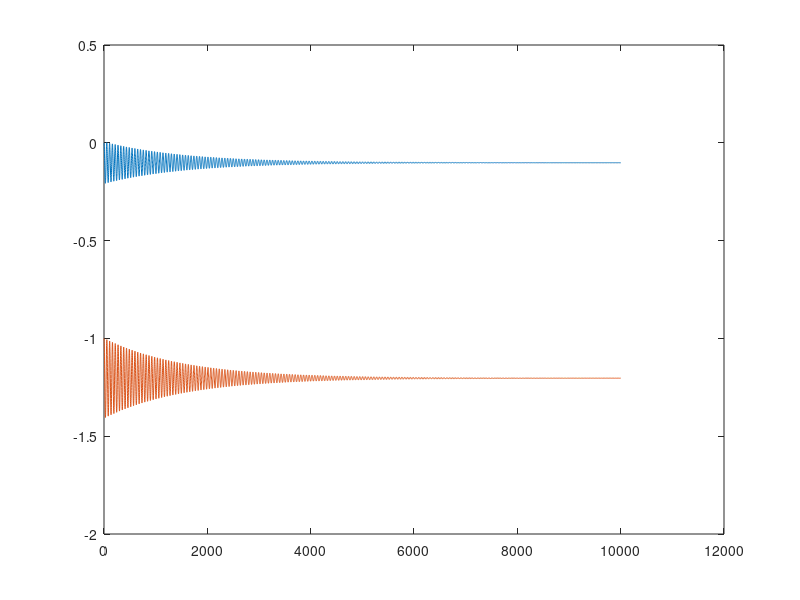

The MATLAB script that drew this image:
% This tests a two particle mass-spring-damper system with particle 1 connect to ground and 
% particle 2 connected to particle 1. Particle 2 is much heavier than particle 1 and the
% simulation can go unstable if the soft constraint is made too stiff.
% Stability is improved by adding a relaxation step that applies the rigid constraint after
% the position update.

% no relax stable up to 13.5 Hz
% with relax stable up to 20.5 Hz
relax = 1;
hertz = 20.5;

ys = [0;-1];
vs = [0;0];
ms = [0.167;0.000995];
km = [ms(1);ms(1) + ms(2)];
em = [1/km(1); 1/km(2)];
h = 1/60;
% no damping
zeta = 0;
omega = 2 * pi * hertz;
biasCoeff = omega / (2 * zeta + h * omega);
c = h * omega * (2 * zeta + h * omega);
impulseCoeff = 1 / (1 + c);
massCoeff = c * impulseCoeff;

lambdas = [0;0];
yys = [ys];

for i = 1:10000
	vs(1) += -10 * h;
	vs(2) += -10 * h;

	% warm start
	vs(1) += ms(1) * (lambdas(1) - lambdas(2));
	vs(2) += ms(2) * lambdas(2);

	cdot1 = vs(1);
	c1 = ys(1);
	bias = biasCoeff * c1;
	lambda1 = -massCoeff * em(1) * (cdot1 + bias) - impulseCoeff * lambdas(1);
	lambdas(1) += lambda1;

	vs(1) += ms(1) * lambda1;

	cdot2 = vs(2) - vs(1);
	c2 = ys(2) - ys(1) + 1;
	lambda2 = -massCoeff * em(2) * (cdot2 + biasCoeff * c2) - impulseCoeff * lambdas(2);
	lambdas(2) += lambda2;

	vs(1) -= ms(1) * lambda2;
	vs(2) += ms(2) * lambda2;

	ys(1) += h * vs(1);
	ys(2) += h * vs(2);

	% relax
	if relax == 1
		cdot1 = vs(1);
		lambda1 = -em(1) * cdot1;
		lambdas(1) += lambda1;

		vs(1) += ms(1) * lambda1;

		cdot2 = vs(2) - vs(1);
		lambda2 = -em(2) * cdot2;
		lambdas(2) += lambda2;

		vs(1) -= ms(1) * lambda2;
		vs(2) += ms(2) * lambda2;
	end

	yys = [yys ys];
end

plot(yys')

